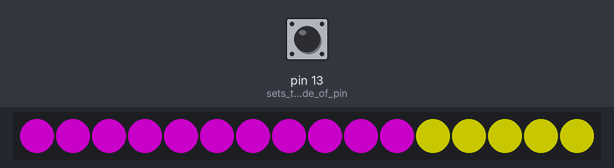
Simulated run of this sketch. Board: Arduino Uno, built for the host (arithmetic inside an expression is 32-bit, double 64-bit). Shown: 16 RGB LEDs in strip order, left to right. The inputs (shaded band) are chosen by the test bench; at power-on: pin 13 (sets_the_pin_mode_of_pin) LOW. Dim RGB values are drawn brighter than linear; random numbers use the default seed unless the sketch sets one.

Above: at 2.1 s.
2.2 s: pin 13 (sets_the_pin_mode_of_pin) pulled HIGH for 0.8 s
At 2.83 s:
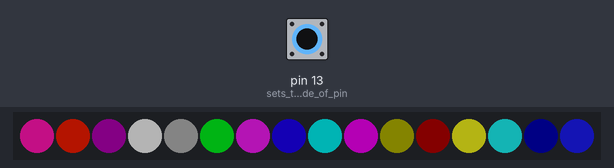
6.4 s: pin 13 (sets_the_pin_mode_of_pin) pulled HIGH for 0.8 s
At 7.44 s:
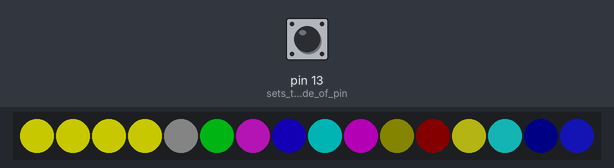
10.0 s: pin 13 (sets_the_pin_mode_of_pin) pulled HIGH for 0.8 s
At 12.21 s:
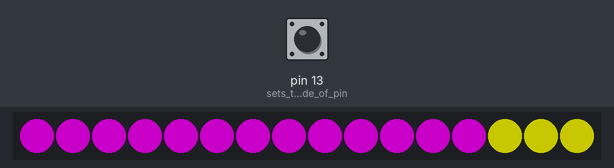
14.2 s: pin 13 (sets_the_pin_mode_of_pin) pulsed HIGH 5 times (0.12 s each, 0.3 s apart)
At 15.88 s:
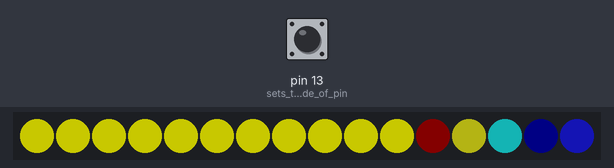
Timing chart, 0 to 17.4 s (numbered marks = the images above; inputs shaded):
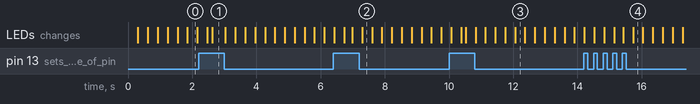

The sketch:

neopixel-inclass-mar03.ino
```cpp
/*Liam Gonzales Neo-Pixel LEDs March 3rd 2020

*/

#include <Adafruit_NeoPixel.h>//Including the Neopixel Libraries
#define LED_PIN 6//defining the pin on which the LED is attached

#define LED_COUNT 16//defining the number of LEDs on the strip
Adafruit_NeoPixel strip(LED_COUNT, LED_PIN, NEO_GRB + NEO_KHZ800);//more Neo Pixel Stuff
int varc[3];//an array that houses random values for the colors
void setup() {
  // put your setup code here, to run once:
  strip.begin();//Initializes the Neo Pixel Strip
  strip.show();//Turns off all pixels
  strip.setBrightness(100);//Sets the brightness of the pixels
  pinMode(13, INPUT);//sets the pin mode of pin 13 to Input
  for (int i = 0; i <= 3; i++) { //randomising the values in the color array
    varc[i] = random(0, 255);
  }
}

void loop() {
  // put your main code here, to run repeatedly:
  if (digitalRead(13) == 1) { //if the button is pressed
    variety();//displays random colors on the strip
  } else {
    colorWipe(strip.Color(255, 255, 0), 20);//displays the color yellow on the strip
    colorWipe(strip.Color(255, 0, 255), 20);//displays the color pink on the strip
  }
}

void colorWipe(uint32_t color, int wait) { //function that handles the yellow - pink Blink
  //arguements include the RGB color values as well as an integer variable that sets the length of the delay
  for (int i = 0; i < strip.numPixels(); i++) { //for loop that cycles through each individual LED
    strip.setPixelColor(i, color);//sets the individual LED color
    strip.show();//activates the LED
    delay(wait);//sets a delay
  }
}

void variety() { //function that handles the random colors on the LED
  //arguements include the integer variable that sets the length of the delay
  strip.setPixelColor(0, strip.Color(varc[0], varc[1], varc[2])); //sets the individual LED color, Colors are random
  strip.setPixelColor(1, strip.Color(varc[2], varc[1], varc[3])); //sets the individual LED color, Colors are random
  strip.setPixelColor(2, strip.Color(varc[1], varc[3], varc[1])); //sets the individual LED color, Colors are random
  strip.setPixelColor(3, strip.Color(varc[2], varc[2], varc[2])); //sets the individual LED color, Colors are random
  strip.setPixelColor(4, strip.Color(varc[1], varc[1], varc[1])); //sets the individual LED color, Colors are random
  strip.setPixelColor(5, strip.Color(varc[3], varc[2], varc[1])); //sets the individual LED color, Colors are random
  strip.setPixelColor(6, strip.Color(varc[2], varc[1], varc[2])); //sets the individual LED color, Colors are random
  strip.setPixelColor(7, strip.Color(varc[1], varc[3], varc[2])); //sets the individual LED color, Colors are random
  strip.setPixelColor(8, strip.Color(varc[3], varc[2], varc[2])); //sets the individual LED color, Colors are random
  strip.setPixelColor(9, strip.Color(varc[2], varc[3], varc[2])); //sets the individual LED color, Colors are random
  strip.setPixelColor(10, strip.Color(varc[1], varc[1], varc[3])); //sets the individual LED color, Colors are random
  strip.setPixelColor(11, strip.Color(varc[1], varc[3], varc[3])); //sets the individual LED color, Colors are random
  strip.setPixelColor(12, strip.Color(varc[2], varc[2], varc[1])); //sets the individual LED color, Colors are random
  strip.setPixelColor(13, strip.Color(varc[1], varc[2], varc[2])); //sets the individual LED color, Colors are random
  strip.setPixelColor(14, strip.Color(varc[3], varc[3], varc[1])); //sets the individual LED color, Colors are random
  strip.setPixelColor(15, strip.Color(varc[1], varc[1], varc[2])); //sets the individual LED color, Colors are random
  strip.show();//activates the LED
  delay(50);//sets a delay

}
```
